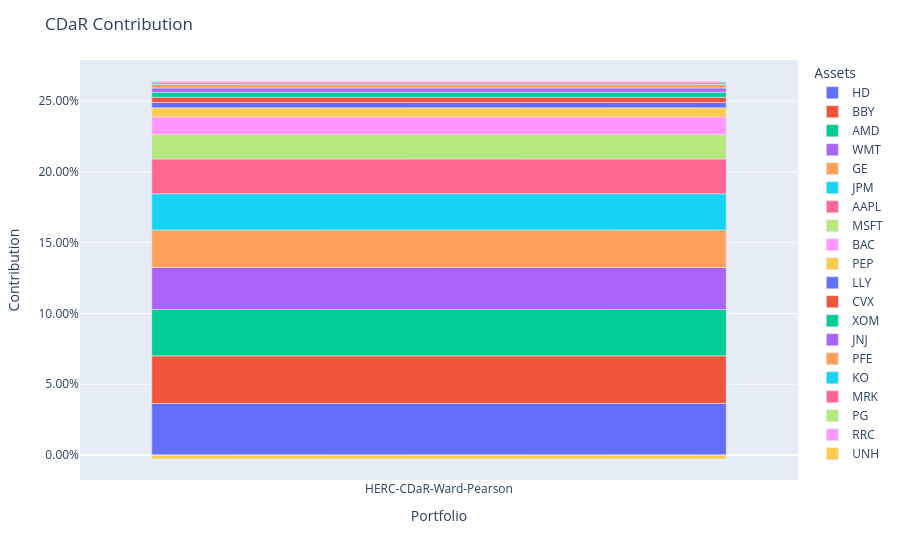

The notebook cell saved with this chart:
### Code cell
ptf1 = model1.predict(X_train)
ptf1.plot_contribution(measure=RiskMeasure.CDAR)

### Figure 1 — Plotly figure (JSON) as saved in the notebook; plotly's stock layout.template omitted (floating-point values rounded to 4 significant figures)
{"data": [{"alignmentgroup": "True", "hovertemplate": "variable=HD<br>index=%{x}<br>value=%{y}<extra></extra>", "legendgroup": "HD", "marker": {"color": "#636efa", "pattern": {"shape": ""}}, "name": "HD", "offsetgroup": "HD", "orientation": "v", "showlegend": true, "textposition": "auto", "type": "bar", "x": ["HERC-CDaR-Ward-Pearson"], "xaxis": "x", "y": [0.03642], "yaxis": "y"}, {"alignmentgroup": "True", "hovertemplate": "variable=BBY<br>index=%{x}<br>value=%{y}<extra></extra>", "legendgroup": "BBY", "marker": {"color": "#EF553B", "pattern": {"shape": ""}}, "name": "BBY", "offsetgroup": "BBY", "orientation": "v", "showlegend": true, "textposition": "auto", "type": "bar", "x": ["HERC-CDaR-Ward-Pearson"], "xaxis": "x", "y": [0.03364], "yaxis": "y"}, {"alignmentgroup": "True", "hovertemplate": "variable=AMD<br>index=%{x}<br>value=%{y}<extra></extra>", "legendgroup": "AMD", "marker": {"color": "#00cc96", "pattern": {"shape": ""}}, "name": "AMD", "offsetgroup": "AMD", "orientation": "v", "showlegend": true, "textposition": "auto", "type": "bar", "x": ["HERC-CDaR-Ward-Pearson"], "xaxis": "x", "y": [0.03273], "yaxis": "y"}, {"alignmentgroup": "True", "hovertemplate": "variable=WMT<br>index=%{x}<br>value=%{y}<extra></extra>", "legendgroup": "WMT", "marker": {"color": "#ab63fa", "pattern": {"shape": ""}}, "name": "WMT", "offsetgroup": "WMT", "orientation": "v", "showlegend": true, "textposition": "auto", "type": "bar", "x": ["HERC-CDaR-Ward-Pearson"], "xaxis": "x", "y": [0.02972], "yaxis": "y"}, {"alignmentgroup": "True", "hovertemplate": "variable=GE<br>index=%{x}<br>value=%{y}<extra></extra>", "legendgroup": "GE", "marker": {"color": "#FFA15A", "pattern": {"shape": ""}}, "name": "GE", "offsetgroup": "GE", "orientation": "v", "showlegend": true, "textposition": "auto", "type": "bar", "x": ["HERC-CDaR-Ward-Pearson"], "xaxis": "x", "y": [0.02643], "yaxis": "y"}, {"alignmentgroup": "True", "hovertemplate": "variable=JPM<br>index=%{x}<br>value=%{y}<extra></extra>", "legendgroup": "JPM", "marker": {"color": "#19d3f3", "pattern": {"shape": ""}}, "name": "JPM", "offsetgroup": "JPM", "orientation": "v", "showlegend": true, "textposition": "auto", "type": "bar", "x": ["HERC-CDaR-Ward-Pearson"], "xaxis": "x", "y": [0.02567], "yaxis": "y"}, {"alignmentgroup": "True", "hovertemplate": "variable=AAPL<br>index=%{x}<br>value=%{y}<extra></extra>", "legendgroup": "AAPL", "marker": {"color": "#FF6692", "pattern": {"shape": ""}}, "name": "AAPL", "offsetgroup": "AAPL", "orientation": "v", "showlegend": true, "textposition": "auto", "type": "bar", "x": ["HERC-CDaR-Ward-Pearson"], "xaxis": "x", "y": [0.02456], "yaxis": "y"}, {"alignmentgroup": "True", "hovertemplate": "variable=MSFT<br>index=%{x}<br>value=%{y}<extra></extra>", "legendgroup": "MSFT", "marker": {"color": "#B6E880", "pattern": {"shape": ""}}, "name": "MSFT", "offsetgroup": "MSFT", "orientation": "v", "showlegend": true, "textposition": "auto", "type": "bar", "x": ["HERC-CDaR-Ward-Pearson"], "xaxis": "x", "y": [0.01724], "yaxis": "y"}, {"alignmentgroup": "True", "hovertemplate": "variable=BAC<br>index=%{x}<br>value=%{y}<extra></extra>", "legendgroup": "BAC", "marker": {"color": "#FF97FF", "pattern": {"shape": ""}}, "name": "BAC", "offsetgroup": "BAC", "orientation": "v", "showlegend": true, "textposition": "auto", "type": "bar", "x": ["HERC-CDaR-Ward-Pearson"], "xaxis": "x", "y": [0.01248], "yaxis": "y"}, {"alignmentgroup": "True", "hovertemplate": "variable=PEP<br>index=%{x}<br>value=%{y}<extra></extra>", "legendgroup": "PEP", "marker": {"color": "#FECB52", "pattern": {"shape": ""}}, "name": "PEP", "offsetgroup": "PEP", "orientation": "v", "showlegend": true, "textposition": "auto", "type": "bar", "x": ["HERC-CDaR-Ward-Pearson"], "xaxis": "x", "y": [0.00643], "yaxis": "y"}, {"alignmentgroup": "True", "hovertemplate": "variable=LLY<br>index=%{x}<br>value=%{y}<extra></extra>", "legendgroup": "LLY", "marker": {"color": "#636efa", "pattern": {"shape": ""}}, "name": "LLY", "offsetgroup": "LLY", "orientation": "v", "showlegend": true, "textposition": "auto", "type": "bar", "x": ["HERC-CDaR-Ward-Pearson"], "xaxis": "x", "y": [0.003829], "yaxis": "y"}, {"alignmentgroup": "True", "hovertemplate": "variable=CVX<br>index=%{x}<br>value=%{y}<extra></extra>", "legendgroup": "CVX", "marker": {"color": "#EF553B", "pattern": {"shape": ""}}, "name": "CVX", "offsetgroup": "CVX", "orientation": "v", "showlegend": true, "textposition": "auto", "type": "bar", "x": ["HERC-CDaR-Ward-Pearson"], "xaxis": "x", "y": [0.003618], "yaxis": "y"}, {"alignmentgroup": "True", "hovertemplate": "variable=XOM<br>index=%{x}<br>value=%{y}<extra></extra>", "legendgroup": "XOM", "marker": {"color": "#00cc96", "pattern": {"shape": ""}}, "name": "XOM", "offsetgroup": "XOM", "orientation": "v", "showlegend": true, "textposition": "auto", "type": "bar", "x": ["HERC-CDaR-Ward-Pearson"], "xaxis": "x", "y": [0.003565], "yaxis": "y"}, {"alignmentgroup": "True", "hovertemplate": "variable=JNJ<br>index=%{x}<br>value=%{y}<extra></extra>", "legendgroup": "JNJ", "marker": {"color": "#ab63fa", "pattern": {"shape": ""}}, "name": "JNJ", "offsetgroup": "JNJ", "orientation": "v", "showlegend": true, "textposition": "auto", "type": "bar", "x": ["HERC-CDaR-Ward-Pearson"], "xaxis": "x", "y": [0.002965], "yaxis": "y"}, {"alignmentgroup": "True", "hovertemplate": "variable=PFE<br>index=%{x}<br>value=%{y}<extra></extra>", "legendgroup": "PFE", "marker": {"color": "#FFA15A", "pattern": {"shape": ""}}, "name": "PFE", "offsetgroup": "PFE", "orientation": "v", "showlegend": true, "textposition": "auto", "type": "bar", "x": ["HERC-CDaR-Ward-Pearson"], "xaxis": "x", "y": [0.002593], "yaxis": "y"}, {"alignmentgroup": "True", "hovertemplate": "variable=KO<br>index=%{x}<br>value=%{y}<extra></extra>", "legendgroup": "KO", "marker": {"color": "#19d3f3", "pattern": {"shape": ""}}, "name": "KO", "offsetgroup": "KO", "orientation": "v", "showlegend": true, "textposition": "auto", "type": "bar", "x": ["HERC-CDaR-Ward-Pearson"], "xaxis": "x", "y": [0.00116], "yaxis": "y"}, {"alignmentgroup": "True", "hovertemplate": "variable=MRK<br>index=%{x}<br>value=%{y}<extra></extra>", "legendgroup": "MRK", "marker": {"color": "#FF6692", "pattern": {"shape": ""}}, "name": "MRK", "offsetgroup": "MRK", "orientation": "v", "showlegend": true, "textposition": "auto", "type": "bar", "x": ["HERC-CDaR-Ward-Pearson"], "xaxis": "x", "y": [0.0008347], "yaxis": "y"}, {"alignmentgroup": "True", "hovertemplate": "variable=PG<br>index=%{x}<br>value=%{y}<extra></extra>", "legendgroup": "PG", "marker": {"color": "#B6E880", "pattern": {"shape": ""}}, "name": "PG", "offsetgroup": "PG", "orientation": "v", "showlegend": true, "textposition": "auto", "type": "bar", "x": ["HERC-CDaR-Ward-Pearson"], "xaxis": "x", "y": [0.0003683], "yaxis": "y"}, {"alignmentgroup": "True", "hovertemplate": "variable=RRC<br>index=%{x}<br>value=%{y}<extra></extra>", "legendgroup": "RRC", "marker": {"color": "#FF97FF", "pattern": {"shape": ""}}, "name": "RRC", "offsetgroup": "RRC", "orientation": "v", "showlegend": true, "textposition": "auto", "type": "bar", "x": ["HERC-CDaR-Ward-Pearson"], "xaxis": "x", "y": [-0.0002107], "yaxis": "y"}, {"alignmentgroup": "True", "hovertemplate": "variable=UNH<br>index=%{x}<br>value=%{y}<extra></extra>", "legendgroup": "UNH", "marker": {"color": "#FECB52", "pattern": {"shape": ""}}, "name": "UNH", "offsetgroup": "UNH", "orientation": "v", "showlegend": true, "textposition": "auto", "type": "bar", "x": ["HERC-CDaR-Ward-Pearson"], "xaxis": "x", "y": [-0.00261], "yaxis": "y"}], "layout": {"barmode": "relative", "legend": {"title": {"text": "Assets"}, "tracegroupgap": 0}, "margin": {"t": 60}, "title": {"text": "CDaR Contribution"}, "xaxis": {"anchor": "y", "domain": [0, 1], "title": {"text": "Portfolio"}}, "yaxis": {"anchor": "x", "domain": [0, 1], "tickformat": ",.2%", "title": {"text": "Contribution"}}}}
